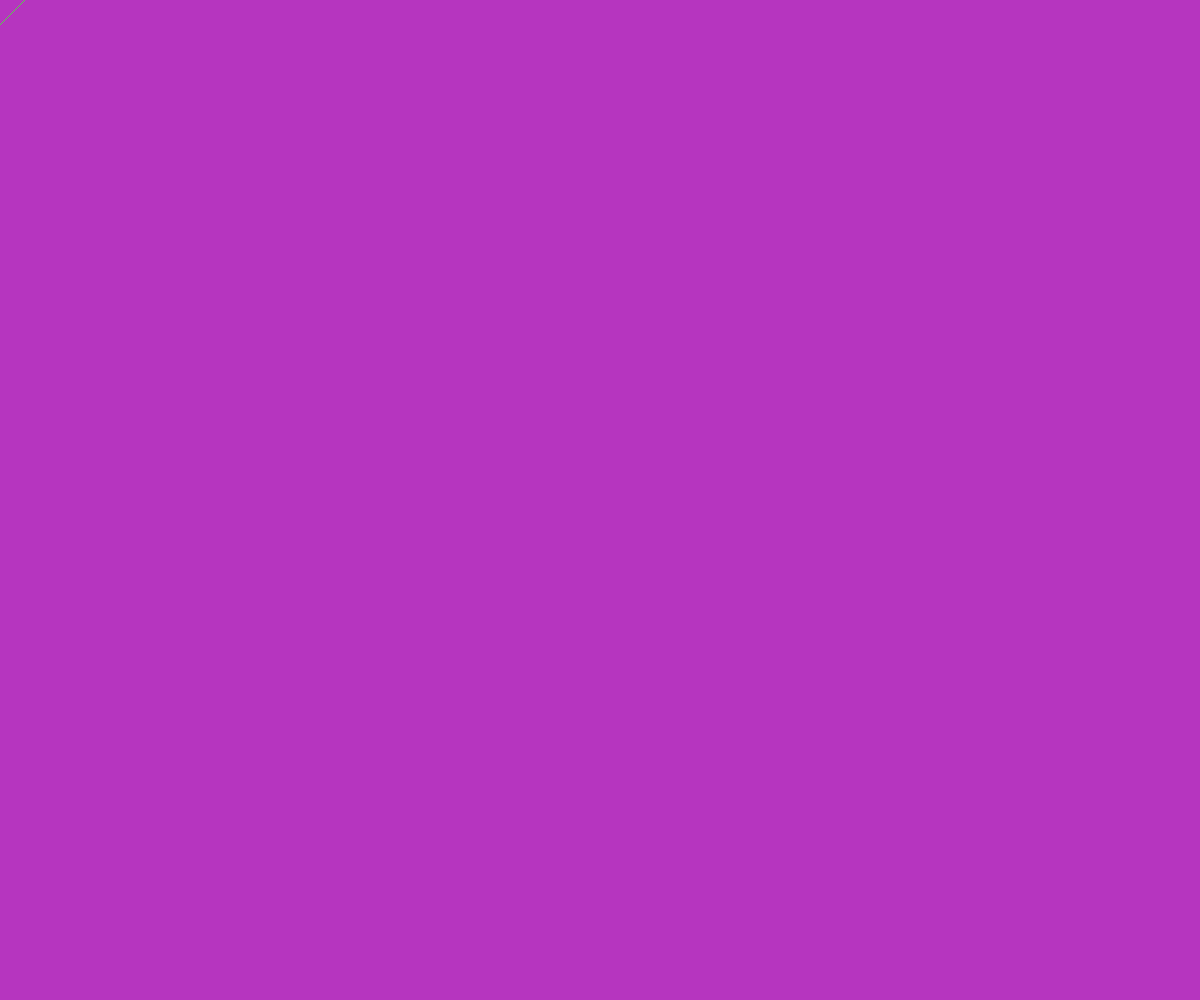
Frame 1 (no input)
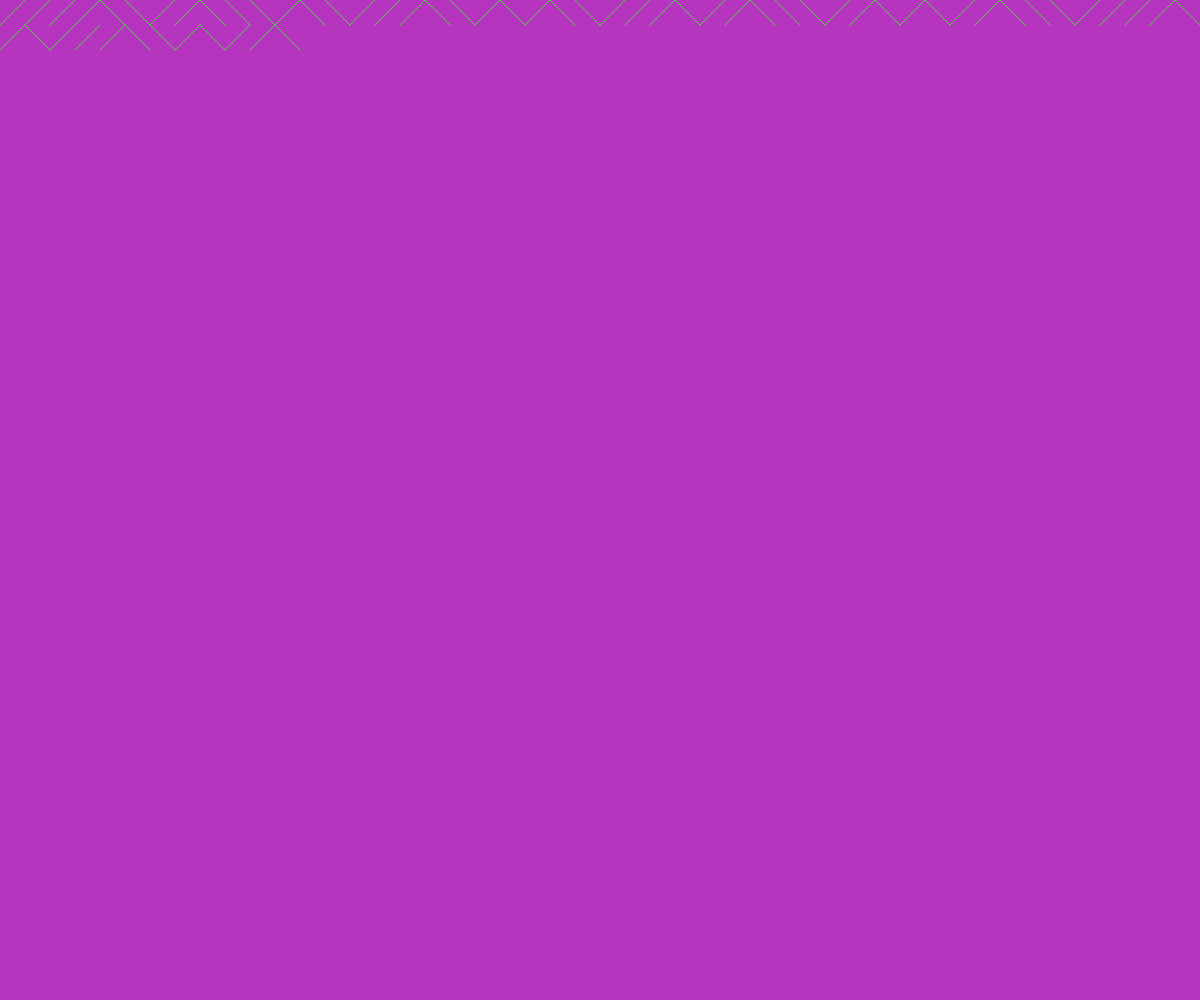
Frame 60 (no input)
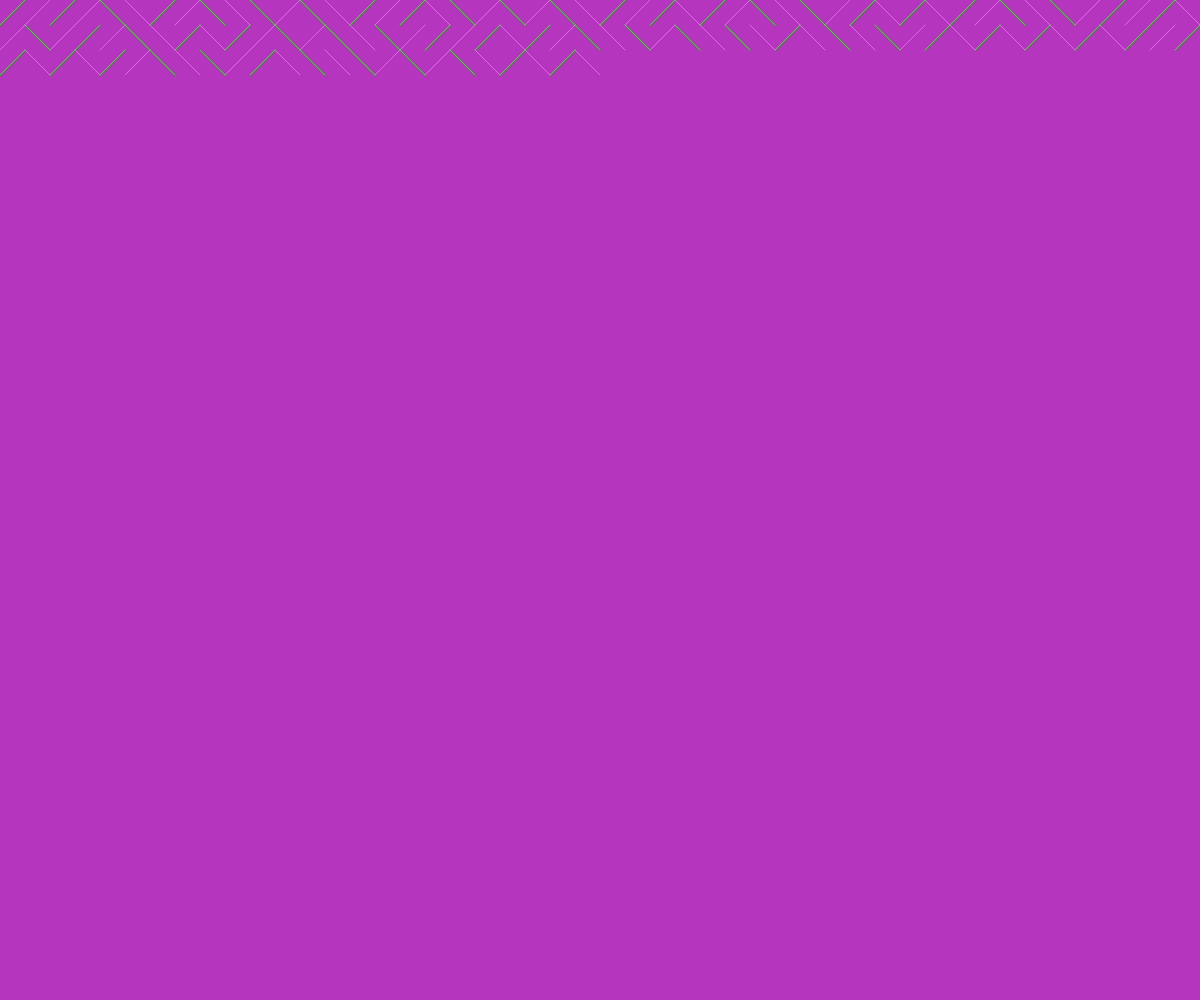
Frame 120 (the mouse pressed at the canvas centre since frame 60)

The p5.js sketch that drew these frames (run headless with seeded random() and noise() and a simulated clock; from frame 60 on, the mouse is pressed at the canvas centre):

// p5.js sketch
// ── sketch.js
let xvalue = 0; 
let yvalue = 0;  
function setup() {
    createCanvas(windowWidth, windowHeight);
    background(random(255), random(255), random(255)); 
    stroke(random(255), random(255), random(255)); 
}


    
function four_lines() 
{
    
    let x = random(); 
    
    if (x >= 0 && x < 0.25) 
    {
        line(xvalue+25/2, yvalue, xvalue+25/2, yvalue+25); // I
    }

    else if (x >= 0.25 && x < 0.5)     
    {
        line(xvalue,yvalue,xvalue+25, yvalue+25); // /
    }

    else if (x >= 0.5 && x < 0.75)  
    {
        line(xvalue+25, yvalue, xvalue, yvalue+25); // \
    }
    else 
    {
        line(xvalue, yvalue+25/2, xvalue+25, yvalue+25/2);// --
    }

    xvalue+=25;
    if (xvalue >= width)
    {
        xvalue = 0; 
        yvalue += 25;
    } 
    if (yvalue >= height)
    {
        xvalue = 0;
        yvalue = 0;
        background(40, 64, 108); 
    }
    xvalue+=25;
    if (xvalue >= width)
    {
        xvalue = 0; 
        yvalue += 25;
    } 
    if (yvalue >= height)
    {
        xvalue = 0;
        yvalue = 0;
        background(40, 64, 108); 
    }

    
}
function two_lines()
{
    
    let x = random(); 

    if (x > 0.5)
    {
        line(xvalue,yvalue,xvalue+25, yvalue+25); // /
    }
    else
    {
        line(xvalue+25, yvalue, xvalue, yvalue+25); // \
    }
    xvalue+=25;
    if (xvalue >= width)
    {
        xvalue = 0; 
        yvalue += 25;
    } 
    if (yvalue >= height)
    {
        stroke(random(255), random(255), random(255));
        xvalue = 0;
        yvalue = 0;
        background(random(255), random(255), random(255)); 
    }
}


function draw() {
    /*
    let valor_random = random(); 
    if (valor_random > 0.5)
    {
        two_lines();
    }

    else
    {
        four_lines();
    }
    */ // --> terminar, tiene que cambiar cuando las líneas lleguen al final 
    two_lines(); 

}
